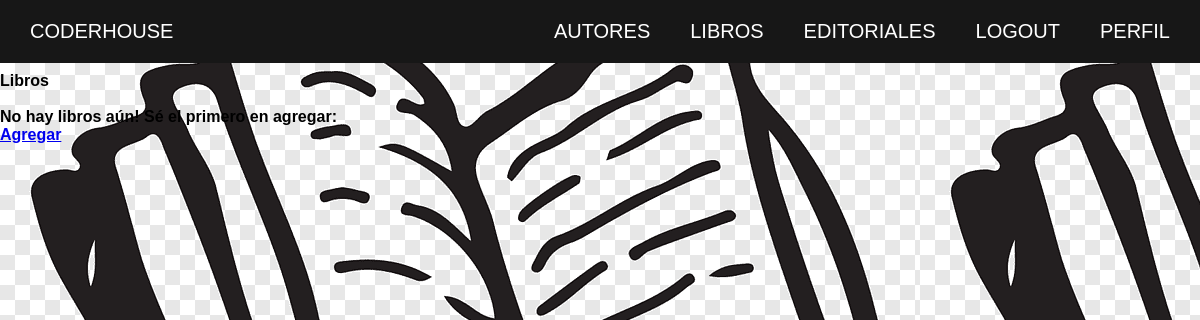
Before: /blog/libro-lista (signed in) with the older database file.
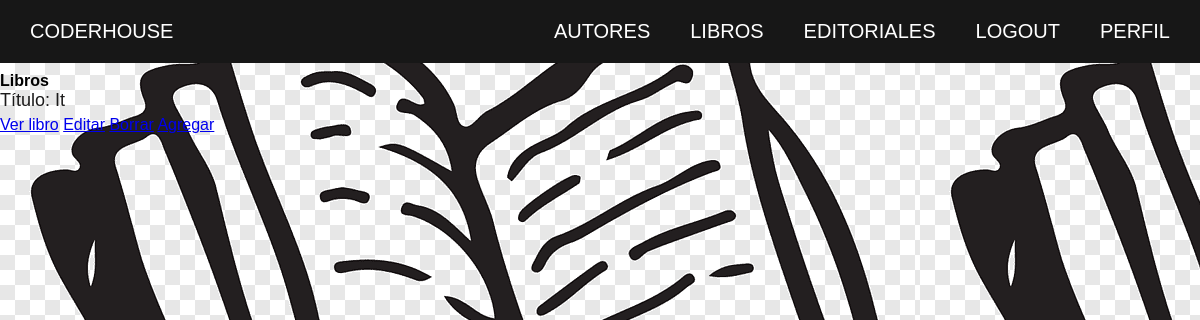
After: the same page with the newer database file.
### blog/models.py (models this page shows, shortened)
class Libro(models.Model):
    class Meta:
        verbose_name_plural = "Libros"
    titulo = models.CharField(max_length=30)
    genero = models.CharField(max_length=30)
    sinopsis = models.CharField(max_length=300)
    publicacion = models.DateField(null=True)

### blog/views.py (the view)
# urls.py: path("libro-lista", LibroList.as_view(), name="libro-lista"),
class LibroList(LoginRequiredMixin, ListView):
    model = Libro
    template_name = "blog/libros_list.html"

### blog/templates/blog/libros_list.html (shortened to what this page needs)
{% extends "blog/padre.html" %}
{% block contenidoUno %}
<div>
<h1>Libros </h1>
<ul>
{% if object_list %}
    {% for libro in object_list %}
    <li>
        <p>Título: {{ libro.titulo }}</p>
        <a href="{% url 'LibroDetail' libro.id %}">Ver libro</a>
        <a href="{% url 'LibroUpdate' libro.id %}">Editar</a>
        <a href="{% url 'LibroDelete' libro.id %}">Borrar</a>
        <a href="{% url 'LibroNew' %}">Agregar</a>
    </li>
    {% endfor %}
</ul>
</div>
{% else %}
<br>
<h3>No hay libros aún! Sé el primero en agregar:
<br>
<a href="{% url 'LibroNew' %}">Agregar</a>
</h3>
{% endif %}
{% endblock %}

Changed rows visible on the page:
added Libro: titulo "It"
Other visible differences:
text no longer shown: "No hay libros aún! Sé el primero en agregar: Agregar"
